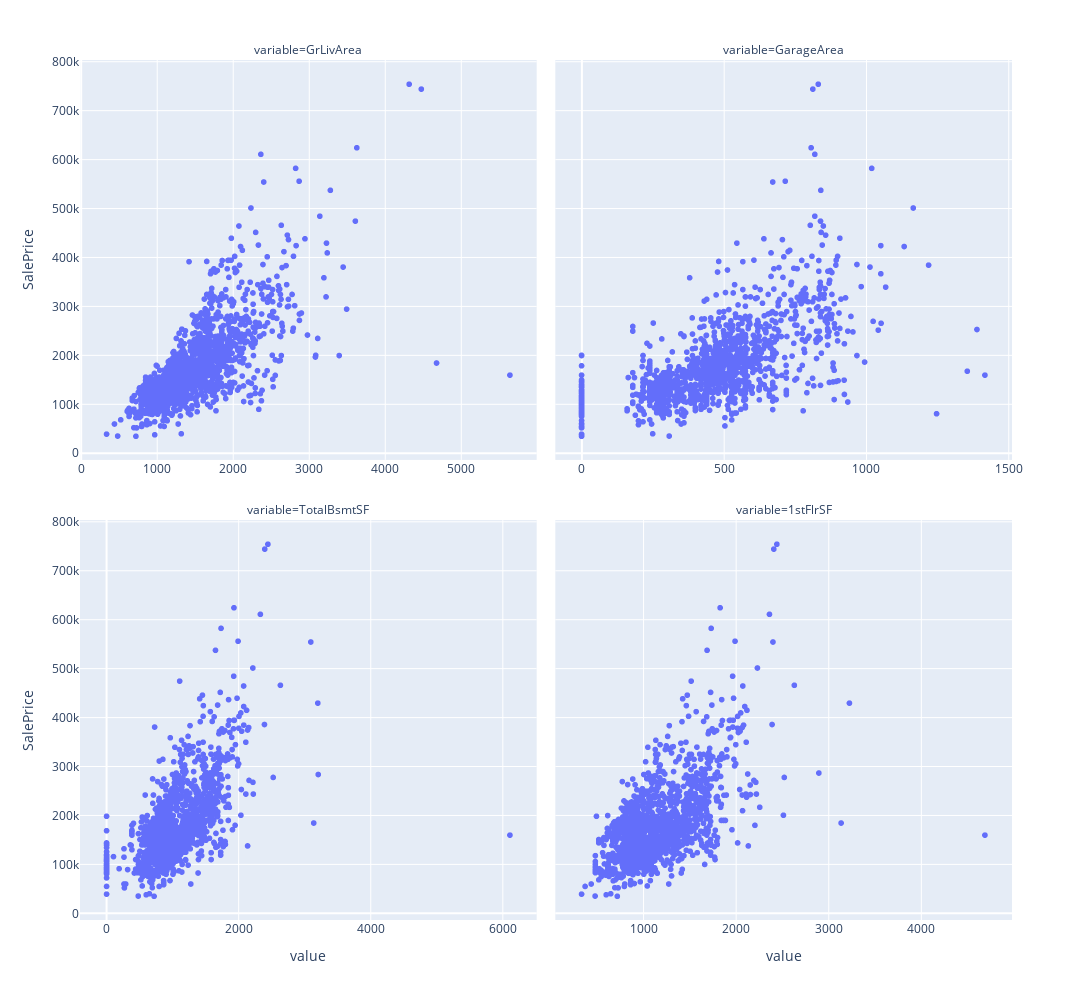

Notebook cell for this chart:
### Markdown cell above
## ***Yuksek korelasyonlu degiskenlerden outlier temizligi***

### Code cell
# yuksek korelasyonlu surekli degiskenler 
# eda da encode edilen numerik olmayanlar da dahil
high_corr_cont = ['GrLivArea', 'GarageArea', 'TotalBsmtSF', '1stFlrSF'  ]
high_corr_cat = ['OverallQual', 'GarageCars', 'FullBath', 
                 'Neighborhood', 'ExterQual', 'KitchenQual', 'BsmtQual',
                 'GarageFinish', 'FireplaceQu', 'Foundation' ]


# surekli degiskenler icin scatterplot grafigi
f = pd.melt(house_prices, id_vars=['SalePrice'], value_vars=high_corr_cont)
#g = sns.FacetGrid(f, col="variable",  col_wrap=2, sharex=False, sharey=False, size=6)
#g = g.map(sns.scatterplot, "value", "SalePrice")
fig = px.scatter(f, x="value", y="SalePrice",  facet_col="variable", facet_col_wrap=2)
fig.update_layout(width=1300, height=1000)
# x axis ini paylasmama ve tick label gosterimi icin
fig.update_xaxes(matches=None, showticklabels=True)
#fig.update_xaxes(showticklabels=True, row=0)
fig.show()

### Figure 1 — Plotly figure (JSON) as saved in the notebook; plotly's stock layout.template omitted (floating-point values rounded to 4 significant figures; data arrays with more than 128 entries replaced by an {"elided": "..."} marker saying what was removed)
{"data": [{"hovertemplate": "variable=GrLivArea<br>value=%{x}<br>SalePrice=%{y}<extra></extra>", "legendgroup": "", "marker": {"color": "#636efa", "symbol": "circle"}, "mode": "markers", "name": "", "showlegend": false, "type": "scattergl", "x": {"elided": "1460 int values"}, "xaxis": "x3", "y": {"elided": "1460 int values"}, "yaxis": "y3"}, {"hovertemplate": "variable=GarageArea<br>value=%{x}<br>SalePrice=%{y}<extra></extra>", "legendgroup": "", "marker": {"color": "#636efa", "symbol": "circle"}, "mode": "markers", "name": "", "showlegend": false, "type": "scattergl", "x": {"elided": "1460 int values"}, "xaxis": "x4", "y": {"elided": "1460 int values"}, "yaxis": "y4"}, {"hovertemplate": "variable=TotalBsmtSF<br>value=%{x}<br>SalePrice=%{y}<extra></extra>", "legendgroup": "", "marker": {"color": "#636efa", "symbol": "circle"}, "mode": "markers", "name": "", "showlegend": false, "type": "scattergl", "x": {"elided": "1460 int values"}, "xaxis": "x", "y": {"elided": "1460 int values"}, "yaxis": "y"}, {"hovertemplate": "variable=1stFlrSF<br>value=%{x}<br>SalePrice=%{y}<extra></extra>", "legendgroup": "", "marker": {"color": "#636efa", "symbol": "circle"}, "mode": "markers", "name": "", "showlegend": false, "type": "scattergl", "x": {"elided": "1460 int values"}, "xaxis": "x2", "y": {"elided": "1460 int values"}, "yaxis": "y2"}], "layout": {"annotations": [{"font": {}, "showarrow": false, "text": "variable=TotalBsmtSF", "x": 0.245, "xanchor": "center", "xref": "paper", "y": 0.465, "yanchor": "bottom", "yref": "paper"}, {"font": {}, "showarrow": false, "text": "variable=1stFlrSF", "x": 0.755, "xanchor": "center", "xref": "paper", "y": 0.465, "yanchor": "bottom", "yref": "paper"}, {"font": {}, "showarrow": false, "text": "variable=GrLivArea", "x": 0.245, "xanchor": "center", "xref": "paper", "y": 1.0, "yanchor": "bottom", "yref": "paper"}, {"font": {}, "showarrow": false, "text": "variable=GarageArea", "x": 0.755, "xanchor": "center", "xref": "paper", "y": 1.0, "yanchor": "bottom", "yref": "paper"}], "height": 1000, "legend": {"tracegroupgap": 0}, "margin": {"t": 60}, "width": 1300, "xaxis": {"anchor": "y", "autorange": true, "domain": [0, 0.49], "range": [-390.9, 6501.0], "showticklabels": true, "title": {"text": "value"}, "type": "linear"}, "xaxis2": {"anchor": "y2", "autorange": true, "domain": [0.51, 1], "range": [55.22, 4971.0], "showticklabels": true, "title": {"text": "value"}, "type": "linear"}, "xaxis3": {"anchor": "y3", "autorange": true, "domain": [0, 0.49], "range": [-5.547, 5982.0], "showticklabels": true, "type": "linear"}, "xaxis4": {"anchor": "y4", "autorange": true, "domain": [0.51, 1], "range": [-90.71, 1509.0], "showticklabels": true, "type": "linear"}, "yaxis": {"anchor": "x", "autorange": true, "domain": [0, 0.465], "range": [-13620.0, 803500.0], "title": {"text": "SalePrice"}, "type": "linear"}, "yaxis2": {"anchor": "x2", "autorange": true, "domain": [0, 0.465], "matches": "y", "range": [-13620.0, 803500.0], "showticklabels": false, "type": "linear"}, "yaxis3": {"anchor": "x3", "autorange": true, "domain": [0.535, 1.0], "matches": "y", "range": [-13620.0, 803500.0], "title": {"text": "SalePrice"}, "type": "linear"}, "yaxis4": {"anchor": "x4", "autorange": true, "domain": [0.535, 1.0], "matches": "y", "range": [-13620.0, 803500.0], "showticklabels": false, "type": "linear"}}}
